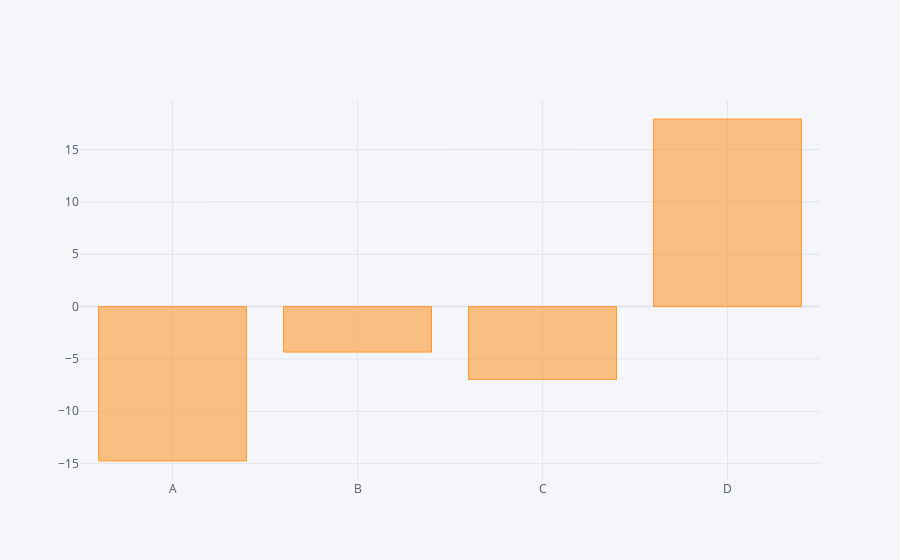

Notebook code for this chart:
### Code cell
df.sum().iplot(kind='bar')

### Figure 1 — Plotly figure (JSON) as saved in the notebook; plotly's stock layout.template omitted (floating-point values rounded to 4 significant figures)
{"data": [{"marker": {"color": "rgba(255, 153, 51, 0.6)", "line": {"color": "rgba(255, 153, 51, 1.0)", "width": 1}}, "name": "None", "orientation": "v", "text": "", "type": "bar", "x": ["A", "B", "C", "D"], "y": [-14.75, -4.346, -6.955, 17.91]}], "layout": {"legend": {"bgcolor": "#F5F6F9", "font": {"color": "#4D5663"}}, "paper_bgcolor": "#F5F6F9", "plot_bgcolor": "#F5F6F9", "title": {"font": {"color": "#4D5663"}}, "xaxis": {"gridcolor": "#E1E5ED", "showgrid": true, "tickfont": {"color": "#4D5663"}, "title": {"font": {"color": "#4D5663"}, "text": ""}, "zerolinecolor": "#E1E5ED"}, "yaxis": {"gridcolor": "#E1E5ED", "showgrid": true, "tickfont": {"color": "#4D5663"}, "title": {"font": {"color": "#4D5663"}, "text": ""}, "zerolinecolor": "#E1E5ED"}}}
